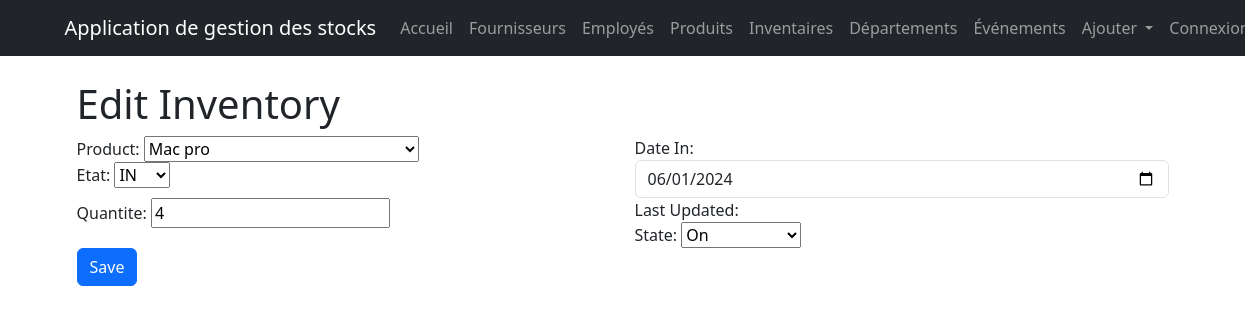
The page /inventaires/1/edit/ on the database as committed earlier.
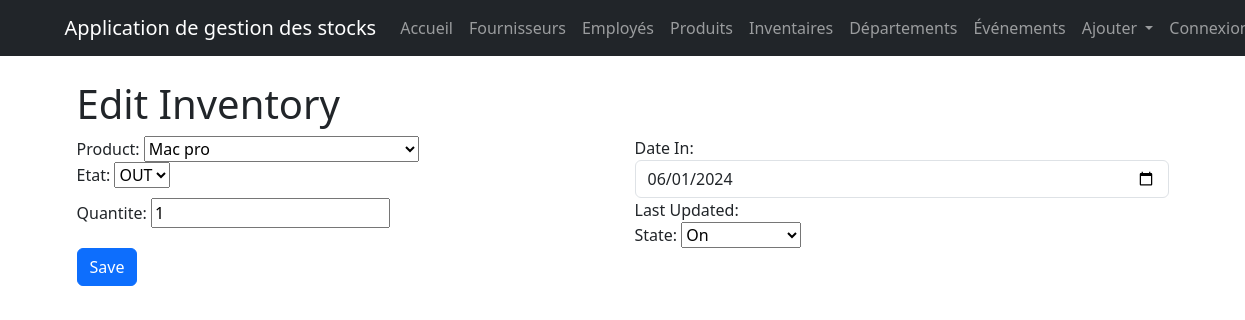
The same page on the database as committed later.
### BeyondComV2/models.py (models this page shows)
class Inventaire(models.Model):
    inventaire_id = models.AutoField(primary_key=True)
    produit = models.ForeignKey(Produit, on_delete=models.CASCADE)
    etat_InOut_choices = [
        ('IN', 'IN'),
        ('OUT', 'OUT'),
    ]
    etat_InOut = models.CharField(max_length=20, choices=etat_InOut_choices, default='IN')
    date_in = models.DateField()
    quantite_produit = models.IntegerField()
    old_quantity = models.IntegerField(null=True, blank=True)  # New field
    last_updated = models.DateTimeField(auto_now=True)
    state_choices = [
        ('On', 'On'),
        ('Off', 'Off'),
        ('Maintenance', 'Maintenance')
    ]
    state = models.CharField(max_length=20, choices=state_choices, default='On')

### BeyondComV2/views.py (the view)
# urls.py: path('inventaires/<int:pk>/edit/', inventaire_update, name='inventaire_update'),
def inventaire_update(request, pk):
    inventaire = get_object_or_404(Inventaire, pk=pk)
    if request.method == 'POST':
        form = InventaireForm(request.POST, instance=inventaire)
        if form.is_valid():
            form.save()
            return redirect('inventaire_list')
    else:
        form = InventaireForm(instance=inventaire)
    return render(request, 'BeyondComV2/inventaire_form.html', {'form': form})

### BeyondComV2/forms.py
class InventaireForm(forms.ModelForm):
    class Meta:
        model = Inventaire
        fields = ['produit', 'etat_InOut', 'date_in', 'quantite_produit', 'state']

### BeyondComV2/models.py (called while the page is built)
    def __str__(self):
        return self.produit_name

    def handle_event_pre_date(self):
        try:
            with transaction.atomic():
                products_to_update = self.list_of_products.filter(etat_InOut='IN')
                if products_to_update.exists():
                    for inventaire in products_to_update:
                        inventaire.etat_InOut = 'OUT'
                        inventaire.save()
                    print(f"Products moved OUT for event: {self.event_name}")
                return True
        except Exception as e:
            print(f"Error in handle_event_pre_date: {str(e)}")
            return False

    def save(self, *args, **kwargs):
        is_new = self.pk is None
        super().save(*args, **kwargs)
        if is_new:
            current_time = timezone.now()
            if current_time >= self.event_pre_date:
                self.handle_event_pre_date()
            if current_time >= self.event_post_date:
                self.handle_event_post_date()

### BeyondComV2/templates/BeyondComV2/inventaire_form.html (shortened to what this page needs)
{% extends 'BeyondComV2/base.html' %}
{% block content %}
<div class="container">
    <h1>{{ form.instance.pk|yesno:"Edit Inventory,Add Inventory" }}</h1>
    <form method="post">
        <div class="row">
            <div class="col-md-6">
                <div class="form-group">
                    <label for="id_produit">Product:</label>
                    {{ form.produit }}
                </div>
                <div class="form-group">
                    <label for="id_etat_InOut">Etat:</label>
                    {{ form.etat_InOut }}
                </div>
            </div>
            <div class="col-md-6">
                <div class="form-group">
                    <label for="id_date_in">Date In:</label>
                    <input type="date" id="id_date_in" name="date_in" class="form-control" value="{{ form.date_in.value|date:'Y-m-d' }}">
                </div>
            </div>
        </div>
        <div class="row">
            <div class="col-md-6">
                <div class="form-group">
                    <label for="id_quantite_produit">Quantite:</label>
                    {{ form.quantite_produit }}
                </div>
            </div>
            <div class="col-md-6">
                <div class="form-group">
                    <label for="id_last_updated">Last Updated:</label>
                </div>
                <div class="form-group">
                    <label for="id_state">State:</label>
                    {{ form.state }}
                </div>
            </div>
        </div>
        <button type="submit" class="btn btn-primary">Save</button>
    </form>
</div>
{% endblock %}

Rows that differ between the two databases and show on the page:
no longer on this page (row edited): Inventaire: etat_InOut "IN"
changed Inventaire "Edit Inventory": quantite_produit "4" → "1"
now on this page (row edited): Inventaire: etat_InOut "OUT"
